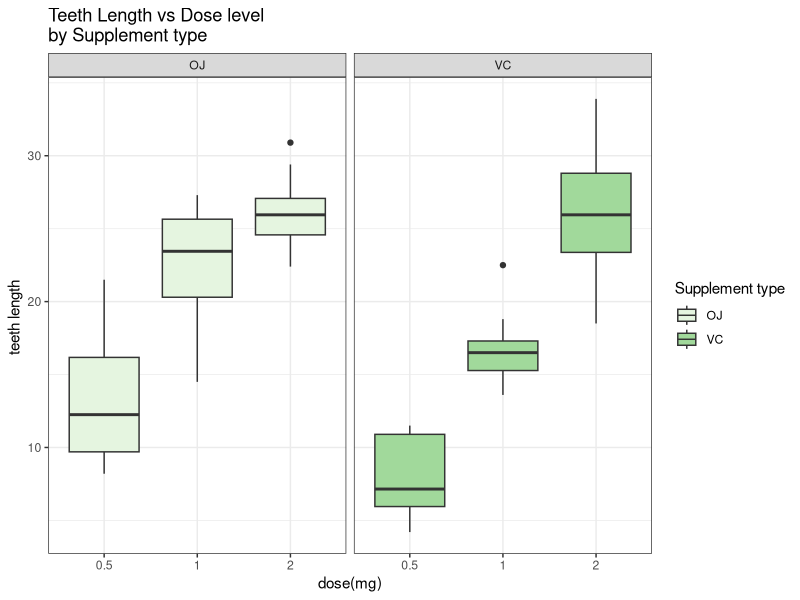
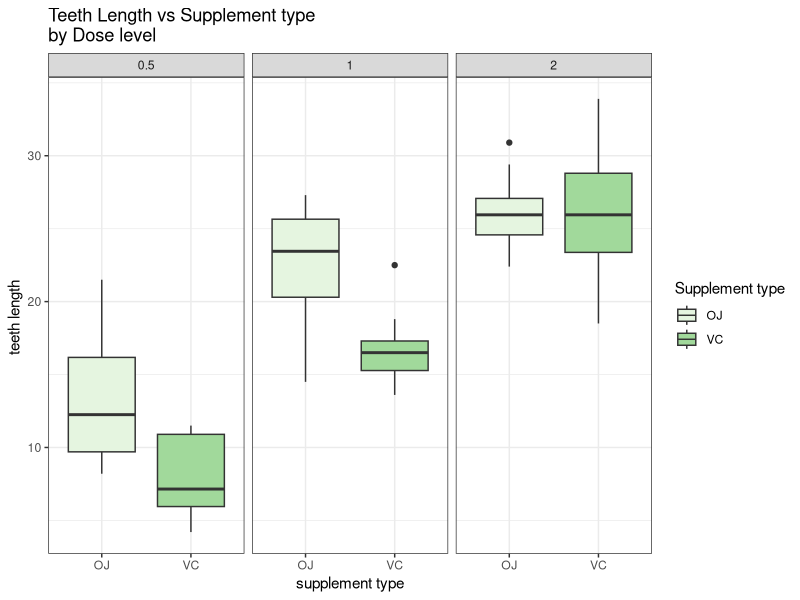

The R source for these figures, in order: (Note: this script raises an error after producing the figures.)
## ---- chunk 1
#Load required packages
library(dplyr, warn.conflicts = F)
library(ggplot2)
library(ggthemes)
#Load data and convert to tbl format
ToothGrowth <- tbl_df(ToothGrowth)
## ---- chunk 2
#Structure of the dataframe
ToothGrowth %>% str()
#Summary
ToothGrowth %>% summary()
## ---- chunk 3
#Unique values in the dose vector
ToothGrowth %>% select(dose) %>% unique()
## ---- chunk 4
#Convert to factor
ToothGrowth <- ToothGrowth %>% mutate(dose = as.factor(dose))
## ---- chunk 5
ToothGrowth %>%
ggplot(aes(x=dose, y=len, fill = supp)) +
geom_boxplot() +
facet_grid(. ~ supp) +
scale_fill_brewer(palette = "Greens") +
theme_bw() +
ggtitle("Teeth Length vs Dose level \nby Supplement type") +
labs(x="dose(mg)", y= "teeth length ") +
guides(fill=guide_legend(title="Supplement type"))
## ---- chunk 6
ToothGrowth %>%
ggplot(aes(x = supp, y = len)) +
geom_boxplot(aes(fill = supp)) +
facet_wrap(~ dose) +
scale_fill_brewer(palette = "Greens") +
theme_bw() +
ggtitle("Teeth Length vs Supplement type \nby Dose level ") +
labs(x="supplement type", y= "teeth length ") +
guides(fill=guide_legend(title="Supplement type"))
## ---- chunk 7
ToothGrowth  %>% filter(dose == 2)  %>% group_by(supp)   %>%  summarise(avg.length = mean(len))
## ---- chunk 8
#Exract the len and dose vectors from the df ToothGrowth
len_a <- ToothGrowth %>% filter(dose %in% c(0.5,1)) %>% select(len) %>% unlist()
dose_a <- ToothGrowth %>% filter(dose %in% c(0.5,1)) %>% select(dose) %>% unlist()
#Test
(Test.a <- t.test(len_a~dose_a, paired = FALSE))
## ---- chunk 9
#Exract the len and dose vectors from the df ToothGrowth
len_b <- ToothGrowth %>% filter(dose %in% c(0.5,2)) %>% select(len) %>% unlist()
dose_b <- ToothGrowth %>% filter(dose %in% c(0.5, 2)) %>% select(dose) %>% unlist()
#Test
(Test.b <- t.test(len_b~dose_b, paired = FALSE))
## ---- chunk 10
#Exract the len and dose vectors from the df ToothGrowth
len_c <- ToothGrowth %>% filter(dose %in% c(1,2)) %>% select(len) %>% unlist()
dose_c <- ToothGrowth %>% filter(dose %in% c(1,2)) %>% select(dose) %>% unlist()
#Test c
(Test.c <- t.test(len_c~dose_c, paired = FALSE))
## ---- chunk 11
#Exract the len and supp vectors from the df ToothGrowth
len <- ToothGrowth %>% select(len) %>% unlist()
supp <- ToothGrowth %>% select(supp) %>% unlist()
#Test
t.test(len~supp, paired=F)
